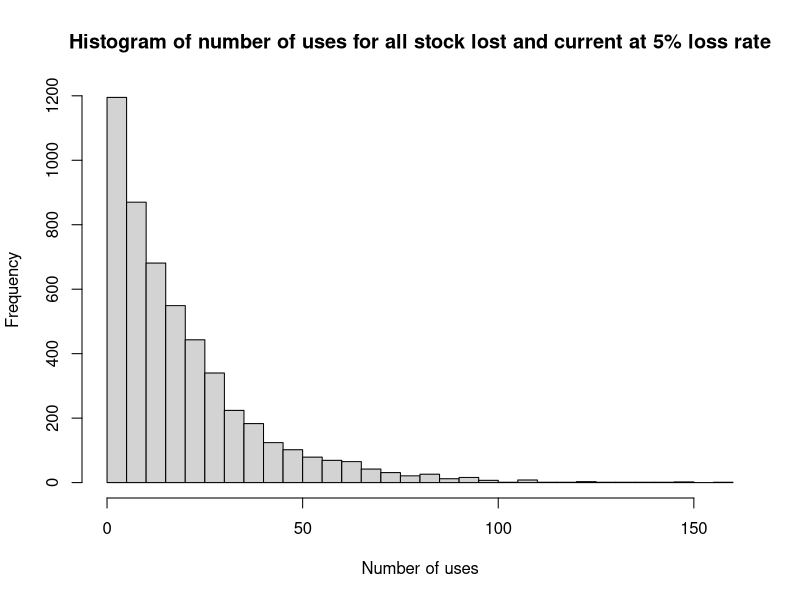

Here is the R script that generated this plot:
## event simulator
## simulate number of uses for some amount of stock with a fixed probability
## of loss at every iteration (every 'use' of the container.)
## corroborates the theoretical reuse using geom dist.

stock <- 100
numIters <- 1000
lossprob <- 0.05
numlost <- stock * lossprob
#print(paste("number lost per iteration",numlost))
if (numlost < 1) {
  print(paste("increase number of iterations"))
  stop()
}

dfUsing <- data.frame(numUses = rep(1,stock))
dfLost <- data.frame(numUses = c())
for (i in 1:numIters) {
  #print(paste("iter",i))
  lostones <- sample(1:stock,numlost)
  dfLost <- rbind(dfLost,data.frame(numUses=dfUsing[lostones,]))
  # initialize the lost ones to 1 (the restock event)
  dfUsing[lostones,"numUses"] <- 0
  # increment all uses
  dfUsing$numUses <- dfUsing$numUses + 1
}

print(paste("loss probability",lossprob))
print(paste("mean number uses",mean(dfUsing$numUses)))
print(paste("median number uses",median(dfUsing$numUses)))

hist(c(dfLost$numUses,dfUsing$numUses), breaks = 40, main = "Histogram of number of uses for all stock lost and current at 5% loss rate",xlab = "Number of uses")